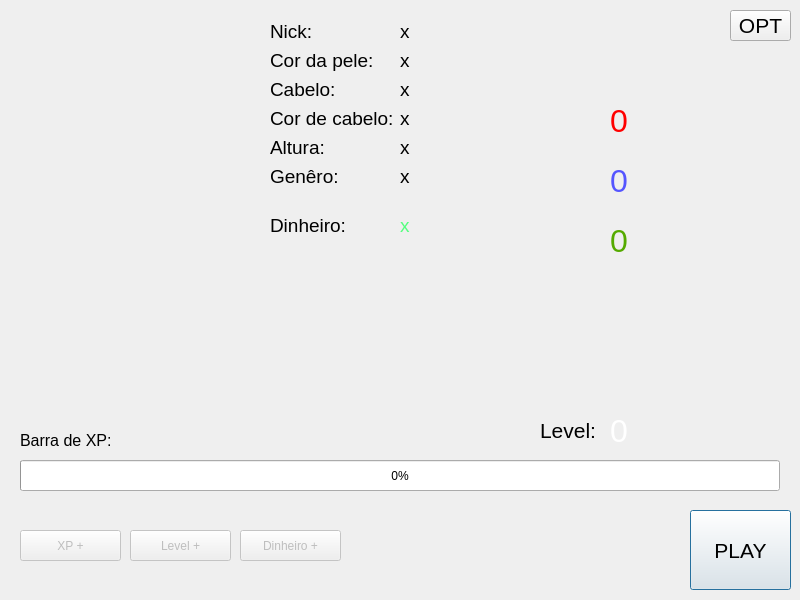
<?xml version="1.0" encoding="UTF-8"?>
<ui version="4.0">
 <class>TelaDePerso</class>
 <widget class="QDialog" name="TelaDePerso">
  <property name="geometry">
   <rect>
    <x>0</x>
    <y>0</y>
    <width>800</width>
    <height>600</height>
   </rect>
  </property>
  <property name="minimumSize">
   <size>
    <width>800</width>
    <height>600</height>
   </size>
  </property>
  <property name="maximumSize">
   <size>
    <width>800</width>
    <height>600</height>
   </size>
  </property>
  <property name="windowTitle">
   <string>Tela de Personagem</string>
  </property>
  <widget class="QLabel" name="vel">
   <property name="geometry">
    <rect>
     <x>610</x>
     <y>220</y>
     <width>151</width>
     <height>41</height>
    </rect>
   </property>
   <property name="palette">
    <palette>
     <active>
      <colorrole role="WindowText">
       <brush brushstyle="SolidPattern">
        <color alpha="255">
         <red>85</red>
         <green>170</green>
         <blue>0</blue>
        </color>
       </brush>
      </colorrole>
     </active>
     <inactive>
      <colorrole role="WindowText">
       <brush brushstyle="SolidPattern">
        <color alpha="255">
         <red>85</red>
         <green>170</green>
         <blue>0</blue>
        </color>
       </brush>
      </colorrole>
     </inactive>
     <disabled>
      <colorrole role="WindowText">
       <brush brushstyle="SolidPattern">
        <color alpha="255">
         <red>120</red>
         <green>120</green>
         <blue>120</blue>
        </color>
       </brush>
      </colorrole>
     </disabled>
    </palette>
   </property>
   <property name="font">
    <font>
     <family>Arial</family>
     <pointsize>24</pointsize>
    </font>
   </property>
   <property name="text">
    <string>0</string>
   </property>
  </widget>
  <widget class="QLabel" name="icovel">
   <property name="geometry">
    <rect>
     <x>550</x>
     <y>220</y>
     <width>47</width>
     <height>41</height>
    </rect>
   </property>
   <property name="text">
    <string/>
   </property>
  </widget>
  <widget class="QLabel" name="def">
   <property name="geometry">
    <rect>
     <x>610</x>
     <y>160</y>
     <width>151</width>
     <height>41</height>
    </rect>
   </property>
   <property name="palette">
    <palette>
     <active>
      <colorrole role="WindowText">
       <brush brushstyle="SolidPattern">
        <color alpha="255">
         <red>85</red>
         <green>85</green>
         <blue>255</blue>
        </color>
       </brush>
      </colorrole>
     </active>
     <inactive>
      <colorrole role="WindowText">
       <brush brushstyle="SolidPattern">
        <color alpha="255">
         <red>85</red>
         <green>85</green>
         <blue>255</blue>
        </color>
       </brush>
      </colorrole>
     </inactive>
     <disabled>
      <colorrole role="WindowText">
       <brush brushstyle="SolidPattern">
        <color alpha="255">
         <red>120</red>
         <green>120</green>
         <blue>120</blue>
        </color>
       </brush>
      </colorrole>
     </disabled>
    </palette>
   </property>
   <property name="font">
    <font>
     <family>Arial</family>
     <pointsize>24</pointsize>
    </font>
   </property>
   <property name="text">
    <string>0</string>
   </property>
  </widget>
  <widget class="QLabel" name="atk">
   <property name="geometry">
    <rect>
     <x>610</x>
     <y>100</y>
     <width>151</width>
     <height>41</height>
    </rect>
   </property>
   <property name="palette">
    <palette>
     <active>
      <colorrole role="WindowText">
       <brush brushstyle="SolidPattern">
        <color alpha="255">
         <red>255</red>
         <green>0</green>
         <blue>0</blue>
        </color>
       </brush>
      </colorrole>
     </active>
     <inactive>
      <colorrole role="WindowText">
       <brush brushstyle="SolidPattern">
        <color alpha="255">
         <red>255</red>
         <green>0</green>
         <blue>0</blue>
        </color>
       </brush>
      </colorrole>
     </inactive>
     <disabled>
      <colorrole role="WindowText">
       <brush brushstyle="SolidPattern">
        <color alpha="255">
         <red>120</red>
         <green>120</green>
         <blue>120</blue>
        </color>
       </brush>
      </colorrole>
     </disabled>
    </palette>
   </property>
   <property name="font">
    <font>
     <family>Arial</family>
     <pointsize>24</pointsize>
    </font>
   </property>
   <property name="text">
    <string>0</string>
   </property>
  </widget>
  <widget class="QLabel" name="icodef">
   <property name="geometry">
    <rect>
     <x>550</x>
     <y>160</y>
     <width>47</width>
     <height>41</height>
    </rect>
   </property>
   <property name="text">
    <string/>
   </property>
  </widget>
  <widget class="QLabel" name="icoatk">
   <property name="geometry">
    <rect>
     <x>550</x>
     <y>100</y>
     <width>47</width>
     <height>41</height>
    </rect>
   </property>
   <property name="text">
    <string/>
   </property>
  </widget>
  <widget class="QLabel" name="perso">
   <property name="geometry">
    <rect>
     <x>10</x>
     <y>20</y>
     <width>250</width>
     <height>250</height>
    </rect>
   </property>
   <property name="text">
    <string/>
   </property>
  </widget>
  <widget class="QLabel" name="Level">
   <property name="geometry">
    <rect>
     <x>610</x>
     <y>410</y>
     <width>151</width>
     <height>41</height>
    </rect>
   </property>
   <property name="palette">
    <palette>
     <active>
      <colorrole role="WindowText">
       <brush brushstyle="SolidPattern">
        <color alpha="255">
         <red>255</red>
         <green>255</green>
         <blue>255</blue>
        </color>
       </brush>
      </colorrole>
     </active>
     <inactive>
      <colorrole role="WindowText">
       <brush brushstyle="SolidPattern">
        <color alpha="255">
         <red>255</red>
         <green>255</green>
         <blue>255</blue>
        </color>
       </brush>
      </colorrole>
     </inactive>
     <disabled>
      <colorrole role="WindowText">
       <brush brushstyle="SolidPattern">
        <color alpha="255">
         <red>120</red>
         <green>120</green>
         <blue>120</blue>
        </color>
       </brush>
      </colorrole>
     </disabled>
    </palette>
   </property>
   <property name="font">
    <font>
     <family>Arial</family>
     <pointsize>24</pointsize>
    </font>
   </property>
   <property name="text">
    <string>0</string>
   </property>
  </widget>
  <widget class="QLabel" name="icovel_2">
   <property name="geometry">
    <rect>
     <x>540</x>
     <y>410</y>
     <width>61</width>
     <height>41</height>
    </rect>
   </property>
   <property name="font">
    <font>
     <family>Arial</family>
     <pointsize>16</pointsize>
    </font>
   </property>
   <property name="text">
    <string>Level:</string>
   </property>
  </widget>
  <widget class="QPushButton" name="pushButton">
   <property name="geometry">
    <rect>
     <x>690</x>
     <y>510</y>
     <width>101</width>
     <height>80</height>
    </rect>
   </property>
   <property name="font">
    <font>
     <family>Arial</family>
     <pointsize>16</pointsize>
    </font>
   </property>
   <property name="text">
    <string>PLAY</string>
   </property>
  </widget>
  <widget class="QPushButton" name="givexp">
   <property name="enabled">
    <bool>false</bool>
   </property>
   <property name="geometry">
    <rect>
     <x>20</x>
     <y>530</y>
     <width>101</width>
     <height>31</height>
    </rect>
   </property>
   <property name="text">
    <string>XP +</string>
   </property>
  </widget>
  <widget class="QProgressBar" name="progressBar">
   <property name="geometry">
    <rect>
     <x>20</x>
     <y>460</y>
     <width>760</width>
     <height>31</height>
    </rect>
   </property>
   <property name="value">
    <number>0</number>
   </property>
  </widget>
  <widget class="QPushButton" name="givelevel">
   <property name="enabled">
    <bool>false</bool>
   </property>
   <property name="geometry">
    <rect>
     <x>130</x>
     <y>530</y>
     <width>101</width>
     <height>31</height>
    </rect>
   </property>
   <property name="text">
    <string>Level +</string>
   </property>
  </widget>
  <widget class="QLabel" name="label_7">
   <property name="geometry">
    <rect>
     <x>20</x>
     <y>430</y>
     <width>101</width>
     <height>21</height>
    </rect>
   </property>
   <property name="font">
    <font>
     <family>Arial</family>
     <pointsize>12</pointsize>
    </font>
   </property>
   <property name="text">
    <string>Barra de XP:</string>
   </property>
  </widget>
  <widget class="QWidget" name="formLayoutWidget_5">
   <property name="geometry">
    <rect>
     <x>270</x>
     <y>20</y>
     <width>271</width>
     <height>261</height>
    </rect>
   </property>
   <layout class="QFormLayout" name="formLayout_5">
    <item row="0" column="0">
     <widget class="QLabel" name="label_9">
      <property name="font">
       <font>
        <family>Arial</family>
        <pointsize>14</pointsize>
       </font>
      </property>
      <property name="text">
       <string>Nick:</string>
      </property>
     </widget>
    </item>
    <item row="0" column="1">
     <widget class="QLabel" name="Nick">
      <property name="font">
       <font>
        <family>Arial</family>
        <pointsize>14</pointsize>
       </font>
      </property>
      <property name="text">
       <string>x</string>
      </property>
     </widget>
    </item>
    <item row="1" column="0">
     <widget class="QLabel" name="label_18">
      <property name="font">
       <font>
        <family>Arial</family>
        <pointsize>14</pointsize>
       </font>
      </property>
      <property name="text">
       <string>Cor da pele:</string>
      </property>
     </widget>
    </item>
    <item row="1" column="1">
     <widget class="QLabel" name="Cordapele">
      <property name="font">
       <font>
        <family>Arial</family>
        <pointsize>14</pointsize>
       </font>
      </property>
      <property name="text">
       <string>x</string>
      </property>
     </widget>
    </item>
    <item row="2" column="0">
     <widget class="QLabel" name="label_27">
      <property name="font">
       <font>
        <family>Arial</family>
        <pointsize>14</pointsize>
       </font>
      </property>
      <property name="text">
       <string>Cabelo:</string>
      </property>
     </widget>
    </item>
    <item row="2" column="1">
     <widget class="QLabel" name="Cabelo">
      <property name="font">
       <font>
        <family>Arial</family>
        <pointsize>14</pointsize>
       </font>
      </property>
      <property name="text">
       <string>x</string>
      </property>
     </widget>
    </item>
    <item row="3" column="1">
     <widget class="QLabel" name="Cordecabelo">
      <property name="font">
       <font>
        <family>Arial</family>
        <pointsize>14</pointsize>
       </font>
      </property>
      <property name="text">
       <string>x</string>
      </property>
     </widget>
    </item>
    <item row="3" column="0">
     <widget class="QLabel" name="label_38">
      <property name="font">
       <font>
        <family>Arial</family>
        <pointsize>14</pointsize>
       </font>
      </property>
      <property name="text">
       <string>Cor de cabelo:</string>
      </property>
     </widget>
    </item>
    <item row="4" column="0">
     <widget class="QLabel" name="label_39">
      <property name="font">
       <font>
        <family>Arial</family>
        <pointsize>14</pointsize>
       </font>
      </property>
      <property name="text">
       <string>Altura:</string>
      </property>
     </widget>
    </item>
    <item row="4" column="1">
     <widget class="QLabel" name="Altura">
      <property name="font">
       <font>
        <family>Arial</family>
        <pointsize>14</pointsize>
       </font>
      </property>
      <property name="text">
       <string>x</string>
      </property>
     </widget>
    </item>
    <item row="5" column="0">
     <widget class="QLabel" name="label_41">
      <property name="font">
       <font>
        <family>Arial</family>
        <pointsize>14</pointsize>
       </font>
      </property>
      <property name="text">
       <string>Genêro:</string>
      </property>
     </widget>
    </item>
    <item row="5" column="1">
     <widget class="QLabel" name="Genero">
      <property name="font">
       <font>
        <family>Arial</family>
        <pointsize>14</pointsize>
       </font>
      </property>
      <property name="text">
       <string>x</string>
      </property>
     </widget>
    </item>
    <item row="7" column="0">
     <widget class="QLabel" name="label_43">
      <property name="font">
       <font>
        <family>Arial</family>
        <pointsize>14</pointsize>
       </font>
      </property>
      <property name="text">
       <string>Dinheiro:</string>
      </property>
     </widget>
    </item>
    <item row="7" column="1">
     <widget class="QLabel" name="Dinheiro">
      <property name="palette">
       <palette>
        <active>
         <colorrole role="WindowText">
          <brush brushstyle="SolidPattern">
           <color alpha="255">
            <red>85</red>
            <green>255</green>
            <blue>127</blue>
           </color>
          </brush>
         </colorrole>
        </active>
        <inactive>
         <colorrole role="WindowText">
          <brush brushstyle="SolidPattern">
           <color alpha="255">
            <red>85</red>
            <green>255</green>
            <blue>127</blue>
           </color>
          </brush>
         </colorrole>
        </inactive>
        <disabled>
         <colorrole role="WindowText">
          <brush brushstyle="SolidPattern">
           <color alpha="255">
            <red>120</red>
            <green>120</green>
            <blue>120</blue>
           </color>
          </brush>
         </colorrole>
        </disabled>
       </palette>
      </property>
      <property name="font">
       <font>
        <family>Arial</family>
        <pointsize>14</pointsize>
       </font>
      </property>
      <property name="text">
       <string>x</string>
      </property>
     </widget>
    </item>
    <item row="6" column="0">
     <widget class="QLabel" name="label_45">
      <property name="text">
       <string/>
      </property>
     </widget>
    </item>
   </layout>
  </widget>
  <widget class="QPushButton" name="givemoney">
   <property name="enabled">
    <bool>false</bool>
   </property>
   <property name="geometry">
    <rect>
     <x>240</x>
     <y>530</y>
     <width>101</width>
     <height>31</height>
    </rect>
   </property>
   <property name="text">
    <string>Dinheiro +</string>
   </property>
  </widget>
  <widget class="QPushButton" name="opt">
   <property name="geometry">
    <rect>
     <x>730</x>
     <y>10</y>
     <width>61</width>
     <height>31</height>
    </rect>
   </property>
   <property name="font">
    <font>
     <family>Arial</family>
     <pointsize>16</pointsize>
    </font>
   </property>
   <property name="text">
    <string>OPT</string>
   </property>
  </widget>
  <widget class="QLabel" name="backgroundPerso">
   <property name="geometry">
    <rect>
     <x>0</x>
     <y>0</y>
     <width>800</width>
     <height>600</height>
    </rect>
   </property>
   <property name="text">
    <string/>
   </property>
  </widget>
  <zorder>backgroundPerso</zorder>
  <zorder>vel</zorder>
  <zorder>icovel</zorder>
  <zorder>def</zorder>
  <zorder>atk</zorder>
  <zorder>icodef</zorder>
  <zorder>icoatk</zorder>
  <zorder>perso</zorder>
  <zorder>Level</zorder>
  <zorder>icovel_2</zorder>
  <zorder>pushButton</zorder>
  <zorder>givexp</zorder>
  <zorder>progressBar</zorder>
  <zorder>givelevel</zorder>
  <zorder>label_7</zorder>
  <zorder>formLayoutWidget_5</zorder>
  <zorder>givemoney</zorder>
  <zorder>opt</zorder>
 </widget>
 <resources/>
 <connections/>
</ui>
